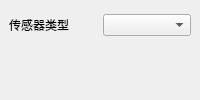
           <widget class="QStackedWidget" name="stackedWidget_2">
            <property name="currentIndex">
             <number>1</number>
            </property>
            <widget class="QWidget" name="page_6"/>
            <widget class="QWidget" name="page_7">
             <layout class="QGridLayout" name="gridLayout_12">
              <item row="2" column="0">
               <spacer name="verticalSpacer_23">
                <property name="orientation">
                 <enum>Qt::Vertical</enum>
                </property>
                <property name="sizeHint" stdset="0">
                 <size>
                  <width>20</width>
                  <height>40</height>
                 </size>
                </property>
               </spacer>
              </item>
              <item row="1" column="0">
               <layout class="QHBoxLayout" name="horizontalLayout">
                <item>
                 <widget class="QLabel" name="label_3">
                  <property name="text">
                   <string>传感器类型</string>
                  </property>
                 </widget>
                </item>
                <item>
                 <widget class="QComboBox" name="selectSensorTypeCB"/>
                </item>
               </layout>
              </item>
              <item row="0" column="0">
               <spacer name="verticalSpacer_24">
                <property name="orientation">
                 <enum>Qt::Vertical</enum>
                </property>
                <property name="sizeType">
                 <enum>QSizePolicy::Fixed</enum>
                </property>
                <property name="sizeHint" stdset="0">
                 <size>
                  <width>20</width>
                  <height>5</height>
                 </size>
                </property>
               </spacer>
              </item>
             </layout>
            </widget>
           </widget>
